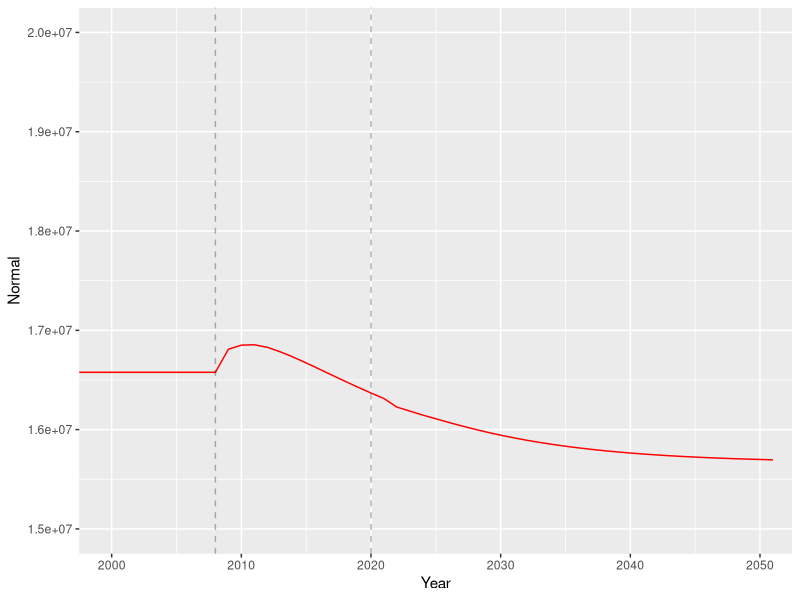
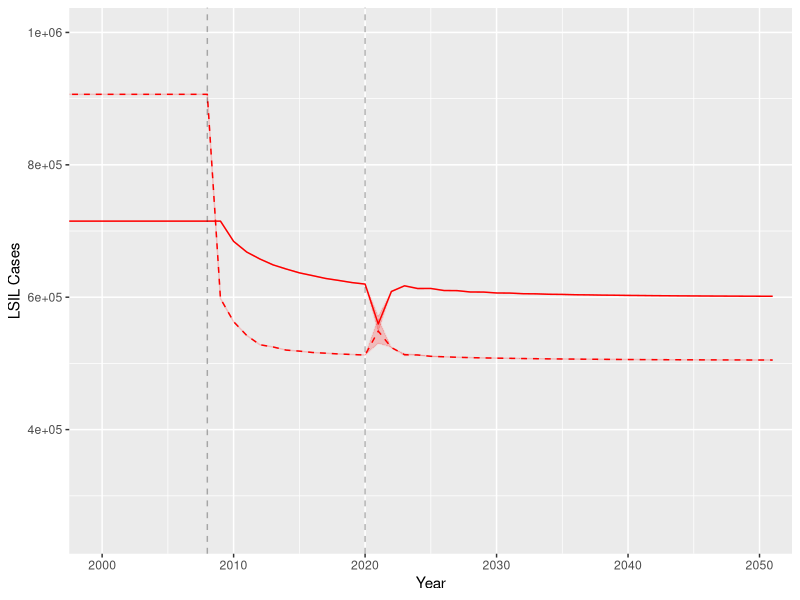
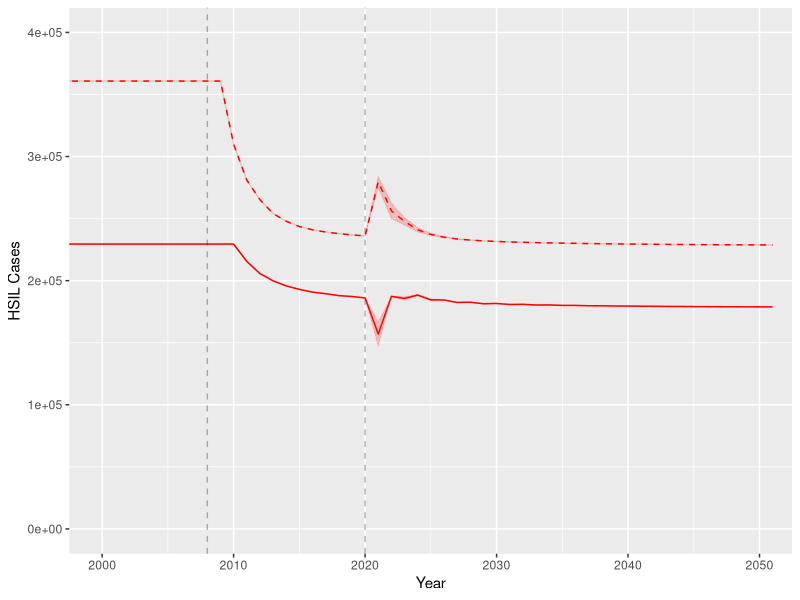
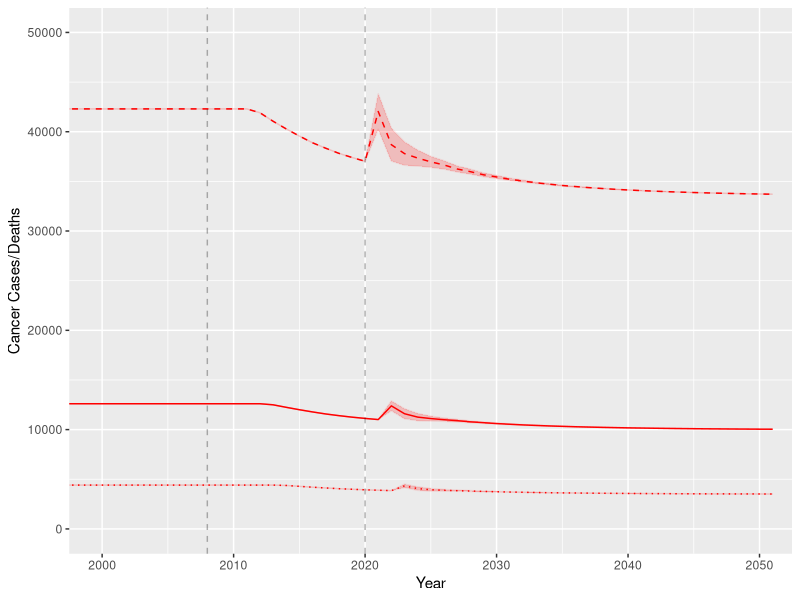

Source code (R) for these figures, in order:

## FINAL MODEL 2016 PARAMETERS ##

library(ggplot2)


screen_decr <- function(decrease){
#################### UNVACCINATED ####################

#### Starting parameters ####
t = 1030 # 1030 years
N.states = 8

# Population size
# 154566548 = all women
Pop_size_0 = 35704873*0.4 # <18*proportion unvaxxed
Pop_size_1 = 14683822*0.4 # 18-24*proportion unvaxxed
Pop_size_2 = 10201392*0.4 # 25-29*proportion unvaxxed
Pop_size_3 = 19939084*0.4 # 30-39*proportion unvaxxed

# aging into cohort
age_in <- (1/20) # multiply by pop under 18
# aging up within cohort
age_up_0 <- 1/3 # proportion turning 21
age_up_1 <- 1/4 # proportion turning 25
age_up_2 <- 1/5 # proportion turning 30
# aging out of cohort
age_out <- 1/10 # proportion turning 40
# Dying
p_die_1 <- 74/100000 # proportion dying age 18-24
p_die_2_3 <- 164/100000 # proportion dying age 25-39

# undetected
norm_ulsil_0 <- 0.15 # normal > undetected LSIL (18-20)
norm_ulsil_1 <- 0.08 # normal > undetected LSIL (21-24)
norm_ulsil_2 <- 0.02 # normal > undetected LSIL (25-29)
norm_ulsil_3 <- 0.01 # normal > undetected LSIL (30-39)
ulsil_norm_1 <- 0.60 # undetected LSIL > normal (18-24)
ulsil_norm_2_3 <- 0.4 # undetected LSIL > normal (25-39)
ulsil_uhsil_1 <- 0.14 # undetected LSIL > undetected HSIL (18-24)
ulsil_uhsil_2_3 <- 0.35 # undetected LSIL > undetected HSIL (25-39)
uhsil_ulsil_1 <- 0.62 # undetected HSIL > undetected LSIL (18-24)
uhsil_ulsil_2_3 <- 0.20 # undetected HSIL > undetected LSIL (25-39)
uhsil_ucan <- 6.4/100000 # undetected HSIL > undetected cancer

# detected
norm_dlsil_1 <- norm_ulsil_1 # normal > detected LSIL (21-24)
norm_dlsil_2 <- norm_ulsil_2 # normal > detected LSIL (24-29)
norm_dlsil_3 <- norm_ulsil_3 # normal > detected LSIL (30-39)
dlsil_norm_1 <- ulsil_norm_1 # detected LSIL > normal (21-24)
dlsil_norm_2_3 <- ulsil_norm_2_3 # detected LSIL > normal (25-39)
dlsil_dhsil_1 <- ulsil_uhsil_1 # detected LSIL > detected HSIL (21-24)
dlsil_dhsil_2_3 <- ulsil_uhsil_2_3 # detected LSIL > detected HSIL (25-39)
dhsil_dlsil_1 <-  uhsil_ulsil_1 # detected HSIL > detected LSIL (21-24)
dhsil_dlsil_2_3 <-  uhsil_ulsil_2_3 # detected HSIL > detected LSIL (25-39)
dhsil_dcan <- uhsil_ucan # detected HSIL > detected cancer
dcan_dcandeath <- 0.35 # detected cancer > detected cancer death

# treatment
dhsil_norm <- 0.9*0.9 # detected HSIL > normal (% success * % treated)
dcan_norm <- 0.5*1 # detected cancer > normal (% success (based on ~5 year survival) * % treated)

# hysterectomies
hyst_1 <- -log(0.99)/10 # hysterectomy 21-29 (normalized from 10 year rate > 1 year rate)
hyst_2 <- -log(0.96)/10 # hysterectomy 30-39 (normalized from 10 year rate > 1 year rate)


#### Create array ####

# Create years label
prefix = "Year"
suffix = seq(1:t)
years = paste(prefix, suffix, sep=" ")

# Create empty array
arr1 = array(NA, dim=c(t, N.states, 4), dimnames=list(years, c("Normal","Undet_LSIL","Det_LSIL","Undet_HSIL","Det_HSIL","Undet_Cancer","Det_Cancer","Cancer_Death"), c("18-20","21-24","25-29","30-39")))

# Assign starting prevalence of each state
prev1 = 0.8
prev2 = 0.1
prev3 = 0
prev4 = 0.1
prev5 = 0
prev6 = 0
prev7 = 0
prev8 = 0

# Assign starting states
set.seed(123)
arr1[1,,] <- rmultinom(1, (Pop_size_1+Pop_size_2+Pop_size_3), prob=c(prev1,prev2,prev3,prev4,prev5,prev6,prev7,prev8)) 

### Run model ###

for(i in 2:t){
  
  ########################### Variable rates ########################
  
  t.index <- i
  
  # screening
  ulsil_dlsil <- ifelse(t.index<1000|t.index>1000,0.83/3,(0.83/3)*decrease) # in the year 1000 (2020), screening drops 60%
  uhsil_dhsil <- ifelse(t.index<1000|t.index>1000,0.83/3,(0.83/3)*decrease) # in the year 1000 (2020), screening drops 60%
  #ucan_dcan <- ifelse(t.index<1000|t.index>1000,0.83/3,(0.83/3)*0.6)
  ucan_dcan <- 0.83/3 # cancer screening does not change (symptomatic)
  
  # loss to follow up
  dlsil_uhsil <- ifelse(t.index<1000|t.index>1000,0.17/3,(0.17/3)*(1+decrease)) # in the year 1000 (2020), LTFU increases 40%
  dhsil_ucan <- ifelse(t.index<1000|t.index>1000,0.17/3,(0.17/3)*(1+decrease)) # in the year 1000 (2020), LTFU increases 40%
  #dhsil_ucan <- 0.17/3 # cancer LTFU does not change
  
  ########################### 18-20 ########################
  
  # Normal 18-20 (1)
  arr1[i,1,1] <- (arr1[(i-1),1,1]) +  
    (Pop_size_1*age_in) +             # age in
    (arr1[(i-1),2,1])*ulsil_norm_1 -  # undetected LSIL regress to normal
    (arr1[(i-1),1,1])*norm_ulsil_1 -  # normal progress to undetected LSIL
    (arr1[(i-1),1,1])*age_up_0 -      # age up
    (arr1[(i-1),1,1])*p_die_1         # die (unrelated)
  # LSIL undetected 18-20 (2)
  arr1[i,2,1] <- (arr1[(i-1),2,1]) +  
    (arr1[(i-1),1,1])*norm_ulsil_0 +  # normal progress to undetected LSIL
    (arr1[(i-1),4,1])*uhsil_ulsil_1 - # undetected HSIL regress to undetected LSIL
    (arr1[(i-1),2,1])*ulsil_norm_1 -  # undetected LSIL regress to normal
    (arr1[(i-1),2,1])*ulsil_uhsil_1 - # undetected LSIL progress to undetected HSIL
    (arr1[(i-1),2,1])*age_up_0 -      # age up
    (arr1[(i-1),2,1])*p_die_1         # die (unrelated)
  # LSIL detected 18-20 (3) = 0
  arr1[i,3,1] <- (arr1[(i-1),3,1])    # stay the same (0)
  # HSIL undetected 18-20 (4) 
  arr1[i,4,1] <- (arr1[(i-1),4,1]) + 
    (arr1[(i-1),2,1])*ulsil_uhsil_1 - # undetected LSIL progress to undetected HSIL 
    (arr1[(i-1),4,1])*uhsil_ulsil_1 - # undetected HSIL regress to undetected LSIL
    (arr1[(i-1),4,1])*age_up_0 -      # age up
    (arr1[(i-1),4,1])*p_die_1         # die (unrelated)
  # HSIL detected 18-20 (5) = 0
  arr1[i,5,1] <- (arr1[(i-1),5,1])    # stay the same (0)
  # Cancer undetected 18-20 (6) = 0
  arr1[i,6,1] <- (arr1[(i-1),6,1])    # stay the same (0)
  # Cancer detected 18-20 (7) = 0
  arr1[i,7,1] <- (arr1[(i-1),7,1])    # stay the same (0)
  # Cancer deaths 18-20 (8) = 0
  arr1[i,8,1] <- (arr1[(i-1),8,1])    # stay the same (0)
  
  ########################### 21-24 ########################
  
  # Normal 21-24 (1)
  arr1[i,1,2] <- (arr1[(i-1),1,2]) +  
    (arr1[(i-1),1,1])*age_up_0 +      # age up
    (arr1[(i-1),2,2])*ulsil_norm_1 +  # undetected LSIL regress to normal
    (arr1[(i-1),5,2])*dhsil_norm +    # detected HSIL treated to normal
    (arr1[(i-1),3,2])*dlsil_norm_1 -  # detected LSIL regress to normal
    (arr1[(i-1),1,2])*norm_ulsil_1 -  # normal progress to undetected LSIL
    (arr1[(i-1),1,2])*norm_dlsil_1 -  # normal progress to detected LSIL
    (arr1[(i-1),1,2])*age_up_1 -      # age up
    (arr1[(i-1),1,2])*hyst_1-         # hysterectomy
    (arr1[(i-1),1,2])*p_die_1         # die (unrelated)
  # LSIL undetected 21-24 (2)
  arr1[i,2,2] <- (arr1[(i-1),2,2]) + 
    (arr1[(i-1),2,1])*age_up_0 +      # age up
    (arr1[(i-1),1,2])*norm_ulsil_1 +  # normal progress to undetected LSIL
    (arr1[(i-1),4,2])*uhsil_ulsil_1 - # undetected HSIL regress to undetected LSIL
    (arr1[(i-1),2,2])*ulsil_norm_1 -  # undetected LSIL regress to normal
    (arr1[(i-1),2,2])*ulsil_uhsil_1 - # undetected LSIL progress to undetected HSIL
    (arr1[(i-1),2,2])*ulsil_dlsil -   # undetected LSIL screened to detected LSIL
    (arr1[(i-1),2,2])*age_up_1 -      # age up
    (arr1[(i-1),2,2])*hyst_1-         # hysterectomy
    (arr1[(i-1),2,2])*p_die_1         # die (unrelated)
  # LSIL detected 21-24 (3)
  arr1[i,3,2] <- (arr1[(i-1),3,2]) + 
    (arr1[(i-1),3,1])*age_up_0 +      # age up
    (arr1[(i-1),1,2])*norm_dlsil_1 +  # normal progress to detected LSIL
    (arr1[(i-1),5,2])*dhsil_dlsil_1 + # detected HSIL regress to detected LSIL
    (arr1[(i-1),2,2])*ulsil_dlsil -   # undetected LSIL screened to detected LSIL
    (arr1[(i-1),3,2])*dlsil_norm_1 -  # detected LSIL regress to normal
    (arr1[(i-1),3,2])*dlsil_dhsil_1 - # detected LSIL progress to detected HSIL
    (arr1[(i-1),3,2])*dlsil_uhsil -   # detected LSIL LTFU to undetected HSIL
    (arr1[(i-1),3,2])*age_up_1 -      # age up
    (arr1[(i-1),3,2])*hyst_1-         # hysterectomy
    (arr1[(i-1),3,2])*p_die_1         # die (unrelated)
  # HSIL undetected 21-24 (4) 
  arr1[i,4,2] <- (arr1[(i-1),4,2]) + 
    (arr1[(i-1),4,1])*age_up_0 +      # age up
    (arr1[(i-1),2,2])*ulsil_uhsil_1 + # undetected LSIL progress to undetected HSIL 
    (arr1[(i-1),3,2])*dlsil_uhsil -   # detected LSIL LTFU to undetected HSIL
    (arr1[(i-1),4,2])*uhsil_ulsil_1 - # undetected HSIL regress to undetected LSIL
    (arr1[(i-1),4,2])*uhsil_dhsil -   # undetected HSIL screened to detected HSIL
    (arr1[(i-1),4,2])*age_up_1 -      # age up
    (arr1[(i-1),4,2])*hyst_1-         # hysterectomy
    (arr1[(i-1),4,2])*p_die_1         # die (unrelated)
  # HSIL detected 21-24 (5)
  arr1[i,5,2] <- (arr1[(i-1),5,2]) + 
    (arr1[(i-1),5,1])*age_up_0 +      # age up
    (arr1[(i-1),3,2])*dlsil_dhsil_1 + # detected LSIL progress to detected HSIL
    (arr1[(i-1),4,2])*uhsil_dhsil -   # undetected HSIL screened to detected HSIL
    (arr1[(i-1),5,2])*dhsil_dlsil_1 - # detected HSIL regress to detected LSIL
    (arr1[(i-1),5,2])*dhsil_norm -    # detected HSIL treated to normal
    (arr1[(i-1),5,2])*age_up_1 -      # age up
    (arr1[(i-1),5,2])*hyst_1-         # hysterectomy
    (arr1[(i-1),5,2])*p_die_1         # die (unrelated)
  # Cancer undetected 18-24 (6) = 0
  arr1[i,6,2] <- (arr1[(i-1),6,2])    # stay the same (0)
  # Cancer detected 18-24 (7) = 0
  arr1[i,7,2] <- (arr1[(i-1),7,2])    # stay the same (0)
  # Cancer deaths 18-24 (8) = 0
  arr1[i,8,2] <- (arr1[(i-1),8,2])    # stay the same (0)
  
  ########################### 25-29 ########################
  
  # Normal 25-29 (1)
  arr1[i,1,3] <- (arr1[(i-1),1,3]) +  
    (arr1[(i-1),1,2])*age_up_1 +        # age up
    (arr1[(i-1),2,3])*ulsil_norm_2_3 +  # undetected LSIL regress to normal
    (arr1[(i-1),5,3])*dhsil_norm +      # detected HSIL treated to normal
    (arr1[(i-1),7,3])*dcan_norm +       # detected cancer treated to normal
    (arr1[(i-1),3,3])*dlsil_norm_2_3 -  # detected LSIL regress to normal
    (arr1[(i-1),1,3])*norm_ulsil_2 -    # normal progress to undetected LSIL
    (arr1[(i-1),1,3])*norm_dlsil_2 -    # normal progress to detected LSIL
    (arr1[(i-1),1,3])*age_up_2 -        # age up 
    (arr1[(i-1),1,3])*hyst_1-           # hysterectomy
    (arr1[(i-1),1,3])*p_die_2_3         # die (unrelated)
  # LSIL undetected 25-29 (2)
  arr1[i,2,3] <- (arr1[(i-1),2,3]) + 
    (arr1[(i-1),2,2])*age_up_1 +        # age up
    (arr1[(i-1),1,3])*norm_ulsil_2 +    # normal progress to undetected LSIL
    (arr1[(i-1),4,3])*uhsil_ulsil_2_3 - # undetected HSIL regress to undetected LSIL
    (arr1[(i-1),2,3])*ulsil_norm_2_3 -  # undetected LSIL regress to normal
    (arr1[(i-1),2,3])*ulsil_uhsil_2_3 - # undetected LSIL progress to undetected HSIL
    (arr1[(i-1),2,3])*ulsil_dlsil -     # undetected LSIL screened to detected LSIL
    (arr1[(i-1),2,3])*age_up_2 -        # age up
    (arr1[(i-1),2,3])*hyst_1-           # hysterectomy
    (arr1[(i-1),2,3])*p_die_2_3         # die (unrelated)
  # LSIL detected 25-29 (3)
  arr1[i,3,3] <- (arr1[(i-1),3,3]) + 
    (arr1[(i-1),3,2])*age_up_1 +        # age up
    (arr1[(i-1),1,3])*norm_dlsil_2 +    # normal progress to detected LSIL
    (arr1[(i-1),5,3])*dhsil_dlsil_2_3 + # detected HSIL regress to detected LSIL
    (arr1[(i-1),2,3])*ulsil_dlsil -     # undetected LSIL screened to detected LSIL
    (arr1[(i-1),3,3])*dlsil_norm_2_3 -  # detected LSIL regress to normal
    (arr1[(i-1),3,3])*dlsil_dhsil_2_3 - # detected LSIL progress to detected HSIL
    (arr1[(i-1),3,3])*dlsil_uhsil -     # detected LSIL LTFU to undetected HSIL
    (arr1[(i-1),3,3])*age_up_2 -        # age up
    (arr1[(i-1),3,3])*hyst_1-           # hysterectomy
    (arr1[(i-1),3,3])*p_die_2_3         # die (unrelated)
  # HSIL undetected 25-29 (4) 
  arr1[i,4,3] <- (arr1[(i-1),4,3]) + 
    (arr1[(i-1),4,2])*age_up_1 +        # age up
    (arr1[(i-1),2,3])*ulsil_uhsil_2_3 + # undetected LSIL progress to undetected HSIL 
    (arr1[(i-1),3,3])*dlsil_uhsil -     # detected LSIL LTFU to undetected HSIL
    (arr1[(i-1),4,3])*uhsil_ulsil_2_3 - # undetected HSIL regress to undetected LSIL
    (arr1[(i-1),4,3])*uhsil_ucan -      # undetected HSIL progress to undetected cancer
    (arr1[(i-1),4,3])*uhsil_dhsil -     # undetected HSIL screened to detected HSIL
    (arr1[(i-1),4,3])*age_up_2 -        # age up
    (arr1[(i-1),4,3])*hyst_1-           # hysterectomy
    (arr1[(i-1),4,3])*p_die_2_3         # die (unrelated)
  # HSIL detected 25-29 (5)
  arr1[i,5,3] <- (arr1[(i-1),5,3]) + 
    (arr1[(i-1),5,2])*age_up_1 +        # age up
    (arr1[(i-1),3,3])*dlsil_dhsil_2_3 + # detected LSIL progress to detected HSIL
    (arr1[(i-1),4,3])*uhsil_dhsil -     # undetected HSIL screened to detected HSIL
    (arr1[(i-1),5,3])*dhsil_dlsil_2_3 - # detected HSIL regress to detected LSIL
    (arr1[(i-1),5,3])*dhsil_ucan -      # detected HSIL LTFU to undetected cancer
    (arr1[(i-1),5,3])*dhsil_dcan -      # detected HSIL progress to detected cancer
    (arr1[(i-1),5,3])*dhsil_norm -      # detected HSIL treated to normal
    (arr1[(i-1),5,3])*age_up_2 -        # age up
    (arr1[(i-1),5,3])*hyst_1-           # hysterectomy
    (arr1[(i-1),5,3])*p_die_2_3         # die (unrelated)
  # Cancer undetected 25-29 (6)
  arr1[i,6,3] <- (arr1[(i-1),6,3]) +
    (arr1[(i-1),4,3])*uhsil_ucan +      # undetected HSIL progress to undetected cancer
    (arr1[(i-1),5,3])*dhsil_ucan -      # detected HSIL LTFU to undetected cancer
    (arr1[(i-1),6,3])*ucan_dcan -       # undetected cancer screened to detected cancer
    (arr1[(i-1),6,3])*age_up_2 -        # age up
    (arr1[(i-1),6,3])*hyst_1-           # hysterectomy
    (arr1[(i-1),6,3])*p_die_2_3         # die (unrelated)
  # Cancer detected 25-29 (7)
  arr1[i,7,3] <- (arr1[(i-1),7,3]) +
    (arr1[(i-1),5,3])*dhsil_dcan +      # detected HSIL progress to detected cancer
    (arr1[(i-1),6,3])*ucan_dcan -       # undetected cancer screened to detected cancer
    (arr1[(i-1),7,3])*dcan_dcandeath -  # detected cancer progress to cancer death
    (arr1[(i-1),7,3])*dcan_norm -       # detected cancer treated to normal
    (arr1[(i-1),7,3])*age_up_2 -        # age out
    (arr1[(i-1),7,3])*p_die_2_3         # die (unrelated)
  # Cancer deaths 25-29 (8)
  arr1[i,8,3] <-
    (arr1[(i-1),7,3])*dcan_dcandeath    # detected cancer progress to cancer death
  
  ########################### 30-39 ########################
  
  # Normal 30-39 (1)
  arr1[i,1,4] <- (arr1[(i-1),1,4]) +  
    (arr1[(i-1),1,3])*age_up_2 +        # age up
    (arr1[(i-1),2,4])*ulsil_norm_2_3 +  # undetected LSIL regress to normal
    (arr1[(i-1),5,4])*dhsil_norm +      # detected HSIL treated to normal
    (arr1[(i-1),7,4])*dcan_norm +       # detected cancer treated to normal
    (arr1[(i-1),3,4])*dlsil_norm_2_3 -  # detected LSIL regress to normal
    (arr1[(i-1),1,4])*norm_ulsil_3 -    # normal progress to undetected LSIL
    (arr1[(i-1),1,4])*norm_dlsil_3 -    # normal progress to detected LSIL
    (arr1[(i-1),1,4])*age_out -         # age out
    (arr1[(i-1),1,4])*hyst_2-           # hysterectomy
    (arr1[(i-1),1,4])*p_die_2_3         # die (unrelated)
  # LSIL undetected 25-39 (2)
  arr1[i,2,4] <- (arr1[(i-1),2,4]) + 
    (arr1[(i-1),2,3])*age_up_2 +        # age up
    (arr1[(i-1),1,4])*norm_ulsil_3 +    # normal progress to undetected LSIL
    (arr1[(i-1),4,4])*uhsil_ulsil_2_3 - # undetected HSIL regress to undetected LSIL
    (arr1[(i-1),2,4])*ulsil_norm_2_3 -  # undetected LSIL regress to normal
    (arr1[(i-1),2,4])*ulsil_uhsil_2_3 - # undetected LSIL progress to undetected HSIL
    (arr1[(i-1),2,4])*ulsil_dlsil -     # undetected LSIL screened to detected LSIL
    (arr1[(i-1),2,4])*age_out -         # age out
    (arr1[(i-1),2,4])*hyst_2-           # hysterectomy
    (arr1[(i-1),2,4])*p_die_2_3         # die (unrelated)
  # LSIL detected 25-39 (3)
  arr1[i,3,4] <- (arr1[(i-1),3,4]) + 
    (arr1[(i-1),3,3])*age_up_2 +        # age up
    (arr1[(i-1),1,4])*norm_dlsil_3 +    # normal progress to detected LSIL
    (arr1[(i-1),5,4])*dhsil_dlsil_2_3 + # detected HSIL regress to detected LSIL
    (arr1[(i-1),2,4])*ulsil_dlsil -     # undetected LSIL screened to detected LSIL
    (arr1[(i-1),3,4])*dlsil_norm_2_3 -  # detected LSIL regress to normal
    (arr1[(i-1),3,4])*dlsil_dhsil_2_3 - # detected LSIL progress to detected HSIL
    (arr1[(i-1),3,4])*dlsil_uhsil -     # detected LSIL LTFU to undetected HSIL
    (arr1[(i-1),3,4])*age_out -         # age out
    (arr1[(i-1),3,4])*hyst_2-           # hysterectomy
    (arr1[(i-1),3,4])*p_die_2_3         # die (unrelated)
  # HSIL undetected 25-39 (4) 
  arr1[i,4,4] <- (arr1[(i-1),4,4]) + 
    (arr1[(i-1),4,3])*age_up_2 +        # age up
    (arr1[(i-1),2,4])*ulsil_uhsil_2_3 + # undetected LSIL progress to undetected HSIL 
    (arr1[(i-1),3,4])*dlsil_uhsil -     # detected LSIL LTFU to undetected HSIL
    (arr1[(i-1),4,4])*uhsil_ulsil_2_3 - # undetected HSIL regress to undetected LSIL
    (arr1[(i-1),4,4])*uhsil_ucan -      # undetected HSIL progress to undetected cancer
    (arr1[(i-1),4,4])*uhsil_dhsil -     # undetected HSIL screened to detected HSIL
    (arr1[(i-1),4,4])*age_out -         # age out
    (arr1[(i-1),4,4])*hyst_2-           # hysterectomy
    (arr1[(i-1),4,4])*p_die_2_3         # die (unrelated)
  # HSIL detected 25-39 (5)
  arr1[i,5,4] <- (arr1[(i-1),5,4]) + 
    (arr1[(i-1),5,3])*age_up_2 +        # age up
    (arr1[(i-1),3,4])*dlsil_dhsil_2_3 + # detected LSIL progress to detected HSIL
    (arr1[(i-1),4,4])*uhsil_dhsil -     # undetected HSIL screened to detected HSIL
    (arr1[(i-1),5,4])*dhsil_dlsil_2_3 - # detected HSIL regress to detected LSIL
    (arr1[(i-1),5,4])*dhsil_ucan -      # detected HSIL LTFU to undetected cancer
    (arr1[(i-1),5,4])*dhsil_dcan -      # detected HSIL progress to detected cancer
    (arr1[(i-1),5,4])*dhsil_norm -      # detected HSIL treated to normal
    (arr1[(i-1),5,4])*age_out -         # age out
    (arr1[(i-1),5,4])*hyst_2-           # hysterectomy
    (arr1[(i-1),5,4])*p_die_2_3         # die (unrelated)
  # Cancer undetected 25-39 (6)
  arr1[i,6,4] <- (arr1[(i-1),6,4]) +
    (arr1[(i-1),6,4])*age_up_2 +        # age up
    (arr1[(i-1),4,4])*uhsil_ucan +      # undetected HSIL progress to undetected cancer
    (arr1[(i-1),5,4])*dhsil_ucan -      # detected HSIL LTFU to undetected cancer
    (arr1[(i-1),6,4])*ucan_dcan -       # undetected cancer screened to detected cancer
    (arr1[(i-1),6,4])*age_out -         # age out
    (arr1[(i-1),6,4])*hyst_2-           # hysterectomy
    (arr1[(i-1),6,4])*p_die_2_3         # die (unrelated)
  # Cancer detected 25-39 (7)
  arr1[i,7,4] <- (arr1[(i-1),7,4]) +
    (arr1[(i-1),7,3])*age_up_2 +        # age up
    (arr1[(i-1),5,4])*dhsil_dcan +      # detected HSIL progress to detected cancer
    (arr1[(i-1),6,4])*ucan_dcan -       # undetected cancer screened to detected cancer
    (arr1[(i-1),7,4])*dcan_dcandeath -  # detected cancer progress to cancer death
    (arr1[(i-1),7,4])*dcan_norm -       # detected cancer treated to normal
    (arr1[(i-1),7,4])*age_out -         # age out
    (arr1[(i-1),7,4])*p_die_2_3         # die (unrelated)
  # Cancer deaths 25-39 (8)
  arr1[i,8,4] <-
    (arr1[(i-1),7,4])*dcan_dcandeath    # detected cancer progress to cancer death
}

arr1 <- round(arr1,0)

# Collapse age stratification
result <- apply(arr1, 2L, rowSums)
# pull out last row of resultant df
final_result <- as.data.frame(result[nrow(result),])

# Log likelihood of result vs predicted
LL <- sum(dpois(final_result[c(5,7,8),], c(196000*0.4,10510*0.4,3400*0.4), log=TRUE))

# Pull out detected HSIL, detected cancer, and cancer death
Results <- final_result[c(5,7,8),]
# Pull out detected HSIL, undetected cancer, and cancer death
Results_3 <- final_result[c(5,6,8),]

# Make resultant array into df
result_2 <- as.data.frame(result)
# Create column name for Years column
result_3 <- as.data.frame(tibble::rownames_to_column(result_2, "Year"))
# Add year # column
result_3$Year.No <- seq(1:t)



#################### VACCINATED ####################

# Population size
# 154566548 = all women
Pop_size_0 = 35704873*0.6 # <18*proportion vaxxed
Pop_size_1 = 14683822*0.6 # 18-24*proportion vaxxed
Pop_size_2 = 10201392*0.6 # 25-29*proportion vaxxed
Pop_size_3 = 19939084*0.6 # 30-39*proportion vaxxed

#### Create array ####

arr1 = array(NA, dim=c(t, N.states, 4), dimnames=list(years, c("Normal","Undet_LSIL","Det_LSIL","Undet_HSIL","Det_HSIL","Undet_Cancer","Det_Cancer","Cancer_Death"), c("18-20","21-24","25-29","30-39")))

# Assign starting prevalence of each state
prev1 = 0.8
prev2 = 0.1
prev3 = 0
prev4 = 0.1
prev5 = 0
prev6 = 0
prev7 = 0
prev8 = 0

# Assign starting states
set.seed(123)
arr1[1,,] <- rmultinom(1, (Pop_size_1+Pop_size_2+Pop_size_3), prob=c(prev1,prev2,prev3,prev4,prev5,prev6,prev7,prev8)) 


### Run model ###

for(i in 2:t){
  
  ########################### Variable rates ########################
  
  t.index <- i
  
  # vaccination
  norm_ulsil_0 <- ifelse(t.index<988, 0.15, 0.15*0.2) # starting in year 988 (2008), vaccination drops incidence by 80%
  norm_ulsil_1 <- ifelse(t.index<988, 0.08, 0.08*0.2) # starting in year 988 (2008), vaccination drops incidence by 80%
  norm_ulsil_2 <- ifelse(t.index<988, 0.02, 0.02*0.2) # starting in year 988 (2008), vaccination drops incidence by 80%
  
  # screening
  ulsil_dlsil <- ifelse(t.index<1000|t.index>1000,0.83/3,(0.83/3)*decrease) # in the year 1000 (2020), screening drops 60%
  uhsil_dhsil <- ifelse(t.index<1000|t.index>1000,0.83/3,(0.83/3)*decrease) # in the year 1000 (2020), screening drops 60%
  #ucan_dcan <- ifelse(t.index<1000|t.index>1000,0.83/3,(0.83/3)*0.6)
  ucan_dcan <- 0.83/3 # cancer screening does not change (symptomatic)
  
  # loss to follow up
  dlsil_uhsil <- ifelse(t.index<1000|t.index>1000,0.17/3,(0.17/3)*(1+decrease)) # in the year 1000 (2020), LTFU increases 40%
  dhsil_ucan <- ifelse(t.index<1000|t.index>1000,0.17/3,(0.17/3)*(1+decrease)) # in the year 1000 (2020), LTFU increases 40%
  #dhsil_ucan <- 0.17/3 # cancer LTFU does not change
  
  ########################### 18-20 ########################
  
  # Normal 18-20 (1)
  arr1[i,1,1] <- (arr1[(i-1),1,1]) +  
    (Pop_size_1*age_in) +             # age in
    (arr1[(i-1),2,1])*ulsil_norm_1 -  # undetected LSIL regress to normal
    (arr1[(i-1),1,1])*norm_ulsil_1 -  # normal progress to undetected LSIL
    (arr1[(i-1),1,1])*age_up_0 -      # age up
    (arr1[(i-1),1,1])*p_die_1         # die (unrelated)
  # LSIL undetected 18-20 (2)
  arr1[i,2,1] <- (arr1[(i-1),2,1]) +  
    (arr1[(i-1),1,1])*norm_ulsil_0 +  # normal progress to undetected LSIL
    (arr1[(i-1),4,1])*uhsil_ulsil_1 - # undetected HSIL regress to undetected LSIL
    (arr1[(i-1),2,1])*ulsil_norm_1 -  # undetected LSIL regress to normal
    (arr1[(i-1),2,1])*ulsil_uhsil_1 - # undetected LSIL progress to undetected HSIL
    (arr1[(i-1),2,1])*age_up_0 -      # age up
    (arr1[(i-1),2,1])*p_die_1         # die (unrelated)
  # LSIL detected 18-20 (3) = 0
  arr1[i,3,1] <- (arr1[(i-1),3,1])    # stay the same (0)
  # HSIL undetected 18-20 (4) 
  arr1[i,4,1] <- (arr1[(i-1),4,1]) + 
    (arr1[(i-1),2,1])*ulsil_uhsil_1 - # undetected LSIL progress to undetected HSIL 
    (arr1[(i-1),4,1])*uhsil_ulsil_1 - # undetected HSIL regress to undetected LSIL
    (arr1[(i-1),4,1])*age_up_0 -      # age up
    (arr1[(i-1),4,1])*p_die_1         # die (unrelated)
  # HSIL detected 18-20 (5) = 0
  arr1[i,5,1] <- (arr1[(i-1),5,1])    # stay the same (0)
  # Cancer undetected 18-20 (6) = 0
  arr1[i,6,1] <- (arr1[(i-1),6,1])    # stay the same (0)
  # Cancer detected 18-20 (7) = 0
  arr1[i,7,1] <- (arr1[(i-1),7,1])    # stay the same (0)
  # Cancer deaths 18-20 (8) = 0
  arr1[i,8,1] <- (arr1[(i-1),8,1])    # stay the same (0)
  
  ########################### 21-24 ########################
  
  # Normal 21-24 (1)
  arr1[i,1,2] <- (arr1[(i-1),1,2]) +  
    (arr1[(i-1),1,1])*age_up_0 +      # age up
    (arr1[(i-1),2,2])*ulsil_norm_1 +  # undetected LSIL regress to normal
    (arr1[(i-1),5,2])*dhsil_norm +    # detected HSIL treated to normal
    (arr1[(i-1),3,2])*dlsil_norm_1 -  # detected LSIL regress to normal
    (arr1[(i-1),1,2])*norm_ulsil_1 -  # normal progress to undetected LSIL
    (arr1[(i-1),1,2])*norm_dlsil_1 -  # normal progress to detected LSIL
    (arr1[(i-1),1,2])*age_up_1 -      # age up
    (arr1[(i-1),1,2])*hyst_1-         # hysterectomy
    (arr1[(i-1),1,2])*p_die_1         # die (unrelated)
  # LSIL undetected 21-24 (2)
  arr1[i,2,2] <- (arr1[(i-1),2,2]) + 
    (arr1[(i-1),2,1])*age_up_0 +      # age up
    (arr1[(i-1),1,2])*norm_ulsil_1 +  # normal progress to undetected LSIL
    (arr1[(i-1),4,2])*uhsil_ulsil_1 - # undetected HSIL regress to undetected LSIL
    (arr1[(i-1),2,2])*ulsil_norm_1 -  # undetected LSIL regress to normal
    (arr1[(i-1),2,2])*ulsil_uhsil_1 - # undetected LSIL progress to undetected HSIL
    (arr1[(i-1),2,2])*ulsil_dlsil -   # undetected LSIL screened to detected LSIL
    (arr1[(i-1),2,2])*age_up_1 -      # age up
    (arr1[(i-1),2,2])*hyst_1-         # hysterectomy
    (arr1[(i-1),2,2])*p_die_1         # die (unrelated)
  # LSIL detected 21-24 (3)
  arr1[i,3,2] <- (arr1[(i-1),3,2]) + 
    (arr1[(i-1),3,1])*age_up_0 +      # age up
    (arr1[(i-1),1,2])*norm_dlsil_1 +  # normal progress to detected LSIL
    (arr1[(i-1),5,2])*dhsil_dlsil_1 + # detected HSIL regress to detected LSIL
    (arr1[(i-1),2,2])*ulsil_dlsil -   # undetected LSIL screened to detected LSIL
    (arr1[(i-1),3,2])*dlsil_norm_1 -  # detected LSIL regress to normal
    (arr1[(i-1),3,2])*dlsil_dhsil_1 - # detected LSIL progress to detected HSIL
    (arr1[(i-1),3,2])*dlsil_uhsil -   # detected LSIL LTFU to undetected HSIL
    (arr1[(i-1),3,2])*age_up_1 -      # age up
    (arr1[(i-1),3,2])*hyst_1-         # hysterectomy
    (arr1[(i-1),3,2])*p_die_1         # die (unrelated)
  # HSIL undetected 21-24 (4) 
  arr1[i,4,2] <- (arr1[(i-1),4,2]) + 
    (arr1[(i-1),4,1])*age_up_0 +      # age up
    (arr1[(i-1),2,2])*ulsil_uhsil_1 + # undetected LSIL progress to undetected HSIL 
    (arr1[(i-1),3,2])*dlsil_uhsil -   # detected LSIL LTFU to undetected HSIL
    (arr1[(i-1),4,2])*uhsil_ulsil_1 - # undetected HSIL regress to undetected LSIL
    (arr1[(i-1),4,2])*uhsil_dhsil -   # undetected HSIL screened to detected HSIL
    (arr1[(i-1),4,2])*age_up_1 -      # age up
    (arr1[(i-1),4,2])*hyst_1-         # hysterectomy
    (arr1[(i-1),4,2])*p_die_1         # die (unrelated)
  # HSIL detected 21-24 (5)
  arr1[i,5,2] <- (arr1[(i-1),5,2]) + 
    (arr1[(i-1),5,1])*age_up_0 +      # age up
    (arr1[(i-1),3,2])*dlsil_dhsil_1 + # detected LSIL progress to detected HSIL
    (arr1[(i-1),4,2])*uhsil_dhsil -   # undetected HSIL screened to detected HSIL
    (arr1[(i-1),5,2])*dhsil_dlsil_1 - # detected HSIL regress to detected LSIL
    (arr1[(i-1),5,2])*dhsil_norm -    # detected HSIL treated to normal
    (arr1[(i-1),5,2])*age_up_1 -      # age up
    (arr1[(i-1),5,2])*hyst_1-         # hysterectomy
    (arr1[(i-1),5,2])*p_die_1         # die (unrelated)
  # Cancer undetected 18-24 (6) = 0
  arr1[i,6,2] <- (arr1[(i-1),6,2])    # stay the same (0)
  # Cancer detected 18-24 (7) = 0
  arr1[i,7,2] <- (arr1[(i-1),7,2])    # stay the same (0)
  # Cancer deaths 18-24 (8) = 0
  arr1[i,8,2] <- (arr1[(i-1),8,2])    # stay the same (0)
  
  ########################### 25-29 ########################
  
  # Normal 25-29 (1)
  arr1[i,1,3] <- (arr1[(i-1),1,3]) +  
    (arr1[(i-1),1,2])*age_up_1 +        # age up
    (arr1[(i-1),2,3])*ulsil_norm_2_3 +  # undetected LSIL regress to normal
    (arr1[(i-1),5,3])*dhsil_norm +      # detected HSIL treated to normal
    (arr1[(i-1),7,3])*dcan_norm +       # detected cancer treated to normal
    (arr1[(i-1),3,3])*dlsil_norm_2_3 -  # detected LSIL regress to normal
    (arr1[(i-1),1,3])*norm_ulsil_2 -    # normal progress to undetected LSIL
    (arr1[(i-1),1,3])*norm_dlsil_2 -    # normal progress to detected LSIL
    (arr1[(i-1),1,3])*age_up_2 -        # age up 
    (arr1[(i-1),1,3])*hyst_1-           # hysterectomy
    (arr1[(i-1),1,3])*p_die_2_3         # die (unrelated)
  # LSIL undetected 25-29 (2)
  arr1[i,2,3] <- (arr1[(i-1),2,3]) + 
    (arr1[(i-1),2,2])*age_up_1 +        # age up
    (arr1[(i-1),1,3])*norm_ulsil_2 +    # normal progress to undetected LSIL
    (arr1[(i-1),4,3])*uhsil_ulsil_2_3 - # undetected HSIL regress to undetected LSIL
    (arr1[(i-1),2,3])*ulsil_norm_2_3 -  # undetected LSIL regress to normal
    (arr1[(i-1),2,3])*ulsil_uhsil_2_3 - # undetected LSIL progress to undetected HSIL
    (arr1[(i-1),2,3])*ulsil_dlsil -     # undetected LSIL screened to detected LSIL
    (arr1[(i-1),2,3])*age_up_2 -        # age up
    (arr1[(i-1),2,3])*hyst_1-           # hysterectomy
    (arr1[(i-1),2,3])*p_die_2_3         # die (unrelated)
  # LSIL detected 25-29 (3)
  arr1[i,3,3] <- (arr1[(i-1),3,3]) + 
    (arr1[(i-1),3,2])*age_up_1 +        # age up
    (arr1[(i-1),1,3])*norm_dlsil_2 +    # normal progress to detected LSIL
    (arr1[(i-1),5,3])*dhsil_dlsil_2_3 + # detected HSIL regress to detected LSIL
    (arr1[(i-1),2,3])*ulsil_dlsil -     # undetected LSIL screened to detected LSIL
    (arr1[(i-1),3,3])*dlsil_norm_2_3 -  # detected LSIL regress to normal
    (arr1[(i-1),3,3])*dlsil_dhsil_2_3 - # detected LSIL progress to detected HSIL
    (arr1[(i-1),3,3])*dlsil_uhsil -     # detected LSIL LTFU to undetected HSIL
    (arr1[(i-1),3,3])*age_up_2 -        # age up
    (arr1[(i-1),3,3])*hyst_1-           # hysterectomy
    (arr1[(i-1),3,3])*p_die_2_3         # die (unrelated)
  # HSIL undetected 25-29 (4) 
  arr1[i,4,3] <- (arr1[(i-1),4,3]) + 
    (arr1[(i-1),4,2])*age_up_1 +        # age up
    (arr1[(i-1),2,3])*ulsil_uhsil_2_3 + # undetected LSIL progress to undetected HSIL 
    (arr1[(i-1),3,3])*dlsil_uhsil -     # detected LSIL LTFU to undetected HSIL
    (arr1[(i-1),4,3])*uhsil_ulsil_2_3 - # undetected HSIL regress to undetected LSIL
    (arr1[(i-1),4,3])*uhsil_ucan -      # undetected HSIL progress to undetected cancer
    (arr1[(i-1),4,3])*uhsil_dhsil -     # undetected HSIL screened to detected HSIL
    (arr1[(i-1),4,3])*age_up_2 -        # age up
    (arr1[(i-1),4,3])*hyst_1-           # hysterectomy
    (arr1[(i-1),4,3])*p_die_2_3         # die (unrelated)
  # HSIL detected 25-29 (5)
  arr1[i,5,3] <- (arr1[(i-1),5,3]) + 
    (arr1[(i-1),5,2])*age_up_1 +        # age up
    (arr1[(i-1),3,3])*dlsil_dhsil_2_3 + # detected LSIL progress to detected HSIL
    (arr1[(i-1),4,3])*uhsil_dhsil -     # undetected HSIL screened to detected HSIL
    (arr1[(i-1),5,3])*dhsil_dlsil_2_3 - # detected HSIL regress to detected LSIL
    (arr1[(i-1),5,3])*dhsil_ucan -      # detected HSIL LTFU to undetected cancer
    (arr1[(i-1),5,3])*dhsil_dcan -      # detected HSIL progress to detected cancer
    (arr1[(i-1),5,3])*dhsil_norm -      # detected HSIL treated to normal
    (arr1[(i-1),5,3])*age_up_2 -        # age up
    (arr1[(i-1),5,3])*hyst_1-           # hysterectomy
    (arr1[(i-1),5,3])*p_die_2_3         # die (unrelated)
  # Cancer undetected 25-29 (6)
  arr1[i,6,3] <- (arr1[(i-1),6,3]) +
    (arr1[(i-1),4,3])*uhsil_ucan +      # undetected HSIL progress to undetected cancer
    (arr1[(i-1),5,3])*dhsil_ucan -      # detected HSIL LTFU to undetected cancer
    (arr1[(i-1),6,3])*ucan_dcan -       # undetected cancer screened to detected cancer
    (arr1[(i-1),6,3])*age_up_2 -        # age up
    (arr1[(i-1),6,3])*hyst_1-           # hysterectomy
    (arr1[(i-1),6,3])*p_die_2_3         # die (unrelated)
  # Cancer detected 25-29 (7)
  arr1[i,7,3] <- (arr1[(i-1),7,3]) +
    (arr1[(i-1),5,3])*dhsil_dcan +      # detected HSIL progress to detected cancer
    (arr1[(i-1),6,3])*ucan_dcan -       # undetected cancer screened to detected cancer
    (arr1[(i-1),7,3])*dcan_dcandeath -  # detected cancer progress to cancer death
    (arr1[(i-1),7,3])*dcan_norm -       # detected cancer treated to normal
    (arr1[(i-1),7,3])*age_up_2 -        # age out
    (arr1[(i-1),7,3])*p_die_2_3         # die (unrelated)
  # Cancer deaths 25-29 (8)
  arr1[i,8,3] <-
    (arr1[(i-1),7,3])*dcan_dcandeath    # detected cancer progress to cancer death
  
  ########################### 30-39 ########################
  
  # Normal 30-39 (1)
  arr1[i,1,4] <- (arr1[(i-1),1,4]) +  
    (arr1[(i-1),1,3])*age_up_2 +        # age up
    (arr1[(i-1),2,4])*ulsil_norm_2_3 +  # undetected LSIL regress to normal
    (arr1[(i-1),5,4])*dhsil_norm +      # detected HSIL treated to normal
    (arr1[(i-1),7,4])*dcan_norm +       # detected cancer treated to normal
    (arr1[(i-1),3,4])*dlsil_norm_2_3 -  # detected LSIL regress to normal
    (arr1[(i-1),1,4])*norm_ulsil_3 -    # normal progress to undetected LSIL
    (arr1[(i-1),1,4])*norm_dlsil_3 -    # normal progress to detected LSIL
    (arr1[(i-1),1,4])*age_out -         # age out
    (arr1[(i-1),1,4])*hyst_2-           # hysterectomy
    (arr1[(i-1),1,4])*p_die_2_3         # die (unrelated)
  # LSIL undetected 25-39 (2)
  arr1[i,2,4] <- (arr1[(i-1),2,4]) + 
    (arr1[(i-1),2,3])*age_up_2 +        # age up
    (arr1[(i-1),1,4])*norm_ulsil_3 +    # normal progress to undetected LSIL
    (arr1[(i-1),4,4])*uhsil_ulsil_2_3 - # undetected HSIL regress to undetected LSIL
    (arr1[(i-1),2,4])*ulsil_norm_2_3 -  # undetected LSIL regress to normal
    (arr1[(i-1),2,4])*ulsil_uhsil_2_3 - # undetected LSIL progress to undetected HSIL
    (arr1[(i-1),2,4])*ulsil_dlsil -     # undetected LSIL screened to detected LSIL
    (arr1[(i-1),2,4])*age_out -         # age out
    (arr1[(i-1),2,4])*hyst_2-           # hysterectomy
    (arr1[(i-1),2,4])*p_die_2_3         # die (unrelated)
  # LSIL detected 25-39 (3)
  arr1[i,3,4] <- (arr1[(i-1),3,4]) + 
    (arr1[(i-1),3,3])*age_up_2 +        # age up
    (arr1[(i-1),1,4])*norm_dlsil_3 +    # normal progress to detected LSIL
    (arr1[(i-1),5,4])*dhsil_dlsil_2_3 + # detected HSIL regress to detected LSIL
    (arr1[(i-1),2,4])*ulsil_dlsil -     # undetected LSIL screened to detected LSIL
    (arr1[(i-1),3,4])*dlsil_norm_2_3 -  # detected LSIL regress to normal
    (arr1[(i-1),3,4])*dlsil_dhsil_2_3 - # detected LSIL progress to detected HSIL
    (arr1[(i-1),3,4])*dlsil_uhsil -     # detected LSIL LTFU to undetected HSIL
    (arr1[(i-1),3,4])*age_out -         # age out
    (arr1[(i-1),3,4])*hyst_2-           # hysterectomy
    (arr1[(i-1),3,4])*p_die_2_3         # die (unrelated)
  # HSIL undetected 25-39 (4) 
  arr1[i,4,4] <- (arr1[(i-1),4,4]) + 
    (arr1[(i-1),4,3])*age_up_2 +        # age up
    (arr1[(i-1),2,4])*ulsil_uhsil_2_3 + # undetected LSIL progress to undetected HSIL 
    (arr1[(i-1),3,4])*dlsil_uhsil -     # detected LSIL LTFU to undetected HSIL
    (arr1[(i-1),4,4])*uhsil_ulsil_2_3 - # undetected HSIL regress to undetected LSIL
    (arr1[(i-1),4,4])*uhsil_ucan -      # undetected HSIL progress to undetected cancer
    (arr1[(i-1),4,4])*uhsil_dhsil -     # undetected HSIL screened to detected HSIL
    (arr1[(i-1),4,4])*age_out -         # age out
    (arr1[(i-1),4,4])*hyst_2-           # hysterectomy
    (arr1[(i-1),4,4])*p_die_2_3         # die (unrelated)
  # HSIL detected 25-39 (5)
  arr1[i,5,4] <- (arr1[(i-1),5,4]) + 
    (arr1[(i-1),5,3])*age_up_2 +        # age up
    (arr1[(i-1),3,4])*dlsil_dhsil_2_3 + # detected LSIL progress to detected HSIL
    (arr1[(i-1),4,4])*uhsil_dhsil -     # undetected HSIL screened to detected HSIL
    (arr1[(i-1),5,4])*dhsil_dlsil_2_3 - # detected HSIL regress to detected LSIL
    (arr1[(i-1),5,4])*dhsil_ucan -      # detected HSIL LTFU to undetected cancer
    (arr1[(i-1),5,4])*dhsil_dcan -      # detected HSIL progress to detected cancer
    (arr1[(i-1),5,4])*dhsil_norm -      # detected HSIL treated to normal
    (arr1[(i-1),5,4])*age_out -         # age out
    (arr1[(i-1),5,4])*hyst_2-           # hysterectomy
    (arr1[(i-1),5,4])*p_die_2_3         # die (unrelated)
  # Cancer undetected 25-39 (6)
  arr1[i,6,4] <- (arr1[(i-1),6,4]) +
    (arr1[(i-1),6,4])*age_up_2 +        # age up
    (arr1[(i-1),4,4])*uhsil_ucan +      # undetected HSIL progress to undetected cancer
    (arr1[(i-1),5,4])*dhsil_ucan -      # detected HSIL LTFU to undetected cancer
    (arr1[(i-1),6,4])*ucan_dcan -       # undetected cancer screened to detected cancer
    (arr1[(i-1),6,4])*age_out -         # age out
    (arr1[(i-1),6,4])*hyst_2-           # hysterectomy
    (arr1[(i-1),6,4])*p_die_2_3         # die (unrelated)
  # Cancer detected 25-39 (7)
  arr1[i,7,4] <- (arr1[(i-1),7,4]) +
    (arr1[(i-1),7,3])*age_up_2 +        # age up
    (arr1[(i-1),5,4])*dhsil_dcan +      # detected HSIL progress to detected cancer
    (arr1[(i-1),6,4])*ucan_dcan -       # undetected cancer screened to detected cancer
    (arr1[(i-1),7,4])*dcan_dcandeath -  # detected cancer progress to cancer death
    (arr1[(i-1),7,4])*dcan_norm -       # detected cancer treated to normal
    (arr1[(i-1),7,4])*age_out -         # age out
    (arr1[(i-1),7,4])*p_die_2_3         # die (unrelated)
  # Cancer deaths 25-39 (8)
  arr1[i,8,4] <-
    (arr1[(i-1),7,4])*dcan_dcandeath    # detected cancer progress to cancer death
}

arr1 <- round(arr1,0)

# Collapse array - remove age stratification
result_5 <- apply(arr1, 2L, rowSums)
# Vector of HSIL, cancer, and cancer death at steady state for iteration
final_result_2 <- as.data.frame(result_5[nrow(result_5),])

# Log likelihood of result vs predicted
LL_2 <- sum(dpois(final_result_2[c(5,7,8),], c(196000*0.6,10510*0.6,3400*0.6), log=TRUE))

# Vector of detected HSIL, detected cancer, and cancer death
Results_2 <- final_result_2[c(5,7,8),]
# Vector of detected HSIL, detected cancer, and cancer death
Results_4 <- final_result_2[c(4,6,8),]

# Create df from resultant array
result_6 <- as.data.frame(result_5)
# Add column name to Years column
result_7 <- as.data.frame(tibble::rownames_to_column(result_6, "Year"))
# Add year # column
result_7$Year.No <- seq(1:t)



################### COMBINED RESULTS ###################

# Combine unvaccinated and vaccinated into one vector (final results only)
Results_all = Results+Results_2

# Combine vaccinated and unvaccinated into one df (entire df)
result_tot <- result_3[,-1] + result_7[,-1]
#View(result_tot)

# After adding, divide by two to fix Year #
result_tot$Year.No <- result_tot$Year.No/2
# Subtract to match year # to calendar year
result_tot$Year <- result_tot$Year.No+(2008-987)

# Combined LSIL undetected and detected
result_tot$All_LSIL <- result_tot$Undet_LSIL + result_tot$Det_LSIL
# Combine HSIL undetected and detected
result_tot$All_HSIL <- result_tot$Undet_HSIL + result_tot$Det_HSIL
# Combined Cancer undetected and detected 
result_tot$All_Cancer <- result_tot$Undet_Cancer + result_tot$Det_Cancer

return(result_tot)
}

### Plots ###

# Run model
# 60% decrease in screening, 60% increase in LFTU
screen_0.6 <- screen_decr(0.6)
# 40% decrease in screening, 40% increase in LFTU
screen_0.4 <- screen_decr(0.4)
# 80% decrease in screening, 80% increase in LFTU
screen_0.8 <- screen_decr(0.8)
# rename
result_tot <- screen_0.6

# Normal
p_Norm<-ggplot(screen_0.6, aes(x=Year)) +
  geom_line(aes(y=Normal), colour="red") + 
  coord_cartesian(
    xlim = c(2000,2050),
    ylim = c(15000000,20000000)) +
  geom_vline(xintercept = 2008,linetype="dashed",alpha=0.3) +
  geom_vline(xintercept = 2020,linetype="dashed",alpha=0.3)
p_Norm


# LSIL
p_LSIL<-ggplot(screen_0.6, aes(x=Year)) +
  geom_line(data=screen_0.6, aes(y=Undet_LSIL), colour="red", linetype="dashed") + 
  geom_line(data=screen_0.6, aes(y=Det_LSIL), colour="red") +
  geom_line(data=screen_0.4, aes(y=Undet_LSIL), colour="red", alpha=0.1) + 
  geom_line(data=screen_0.4, aes(y=Det_LSIL), colour="red", alpha=0.1) +
  geom_line(data=screen_0.8, aes(y=Undet_LSIL), colour="red", alpha=0.1) + 
  geom_line(data=screen_0.8, aes(y=Det_LSIL), colour="red", alpha=0.1) +
  geom_ribbon(aes(ymin=screen_0.4$Undet_LSIL,ymax=screen_0.8$Undet_LSIL), fill="red", alpha=0.2) +
  geom_ribbon(aes(ymin=screen_0.8$Det_LSIL,ymax=screen_0.4$Det_LSIL), fill="red", alpha=0.2) +
  coord_cartesian(
    xlim = c(2000,2050),
    ylim = c(250000,1000000)) +
  geom_vline(xintercept = 2008,linetype="dashed",alpha=0.3) +
  geom_vline(xintercept = 2020,linetype="dashed",alpha=0.3) + 
  labs(y="LSIL Cases")
p_LSIL


# HSIL
p_HSIL<-ggplot(screen_0.6, aes(x=Year)) +
  geom_line(data=screen_0.6, aes(y=Undet_HSIL), colour="red", linetype="dashed") + 
  geom_line(data=screen_0.6, aes(y=Det_HSIL), colour="red") +
  geom_line(data=screen_0.4, aes(y=Undet_HSIL), colour="red", alpha=0.1) + 
  geom_line(data=screen_0.4, aes(y=Det_HSIL), colour="red", alpha=0.1) +
  geom_line(data=screen_0.8, aes(y=Undet_HSIL), colour="red", alpha=0.1) + 
  geom_line(data=screen_0.8, aes(y=Det_HSIL), colour="red", alpha=0.1) +
  geom_ribbon(aes(ymin=screen_0.4$Undet_HSIL,ymax=screen_0.8$Undet_HSIL), fill="red", alpha=0.2) +
  geom_ribbon(aes(ymin=screen_0.8$Det_HSIL,ymax=screen_0.4$Det_HSIL), fill="red", alpha=0.2) +
  coord_cartesian(
    xlim = c(2000,2050),
    ylim = c(0,400000)) +
  geom_vline(xintercept = 2008,linetype="dashed",alpha=0.3) +
  geom_vline(xintercept = 2020,linetype="dashed",alpha=0.3) + 
  labs(y="HSIL Cases")
p_HSIL


p_Cancer<-ggplot(screen_0.6, aes(x=Year)) +
  geom_line(aes(y=Undet_Cancer), colour="red", linetype="dashed") + 
  geom_line(aes(y=Det_Cancer), colour="red") +
  geom_line(aes(y=Cancer_Death), colour="red", linetype="dotted") +
  geom_line(data=screen_0.4, aes(y=Undet_Cancer), colour="red", alpha=0.1) + 
  geom_line(data=screen_0.4, aes(y=Det_Cancer), colour="red", alpha=0.1) +
  geom_line(data=screen_0.4, aes(y=Cancer_Death), colour="red", alpha=0.1) +
  geom_line(data=screen_0.8, aes(y=Undet_Cancer), colour="red", alpha=0.1) + 
  geom_line(data=screen_0.8, aes(y=Det_Cancer), colour="red", alpha=0.1) +
  geom_line(data=screen_0.8, aes(y=Cancer_Death), colour="red", alpha=0.1) +
  geom_ribbon(aes(ymin=screen_0.4$Undet_Cancer,ymax=screen_0.8$Undet_Cancer), fill="red", alpha=0.2) +
  geom_ribbon(aes(ymin=screen_0.8$Det_Cancer,ymax=screen_0.4$Det_Cancer), fill="red", alpha=0.2) +
  geom_ribbon(aes(ymin=screen_0.8$Cancer_Death,ymax=screen_0.4$Cancer_Death), fill="red", alpha=0.2) +
  coord_cartesian(
    xlim = c(2000,2050),
    ylim = c(0,50000)) +
  geom_vline(xintercept = 2008,linetype="dashed",alpha=0.3) +
  geom_vline(xintercept = 2020,linetype="dashed",alpha=0.3) +
  labs(y="Cancer Cases/Deaths")
p_Cancer
